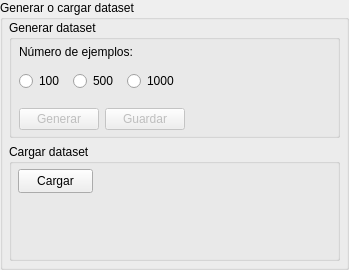
          <widget class="QGroupBox" name="groupBox_dataset">
           <property name="title">
            <string>Generar o cargar dataset</string>
           </property>
           <widget class="QWidget" name="verticalLayoutWidget_3">
            <property name="geometry">
             <rect>
              <x>9</x>
              <y>20</y>
              <width>331</width>
              <height>241</height>
             </rect>
            </property>
            <layout class="QVBoxLayout" name="verticalLayout_4">
             <item>
              <widget class="QGroupBox" name="groupBox_5">
               <property name="title">
                <string>Generar dataset</string>
               </property>
               <widget class="QWidget" name="verticalLayoutWidget_8">
                <property name="geometry">
                 <rect>
                  <x>10</x>
                  <y>20</y>
                  <width>271</width>
                  <height>97</height>
                 </rect>
                </property>
                <layout class="QVBoxLayout" name="verticalLayout_16">
                 <item>
                  <widget class="QLabel" name="label_gen_dataset1">
                   <property name="text">
                    <string>Número de ejemplos:</string>
                   </property>
                  </widget>
                 </item>
                 <item>
                  <layout class="QHBoxLayout" name="horizontalLayout_3">
                   <property name="spacing">
                    <number>0</number>
                   </property>
                   <property name="topMargin">
                    <number>0</number>
                   </property>
                   <item>
                    <widget class="QRadioButton" name="radioButton_100">
                     <property name="text">
                      <string>100</string>
                     </property>
                    </widget>
                   </item>
                   <item>
                    <widget class="QRadioButton" name="radioButton_500">
                     <property name="text">
                      <string>500</string>
                     </property>
                    </widget>
                   </item>
                   <item>
                    <widget class="QRadioButton" name="radioButton_1000">
                     <property name="text">
                      <string>1000</string>
                     </property>
                    </widget>
                   </item>
                   <item>
                    <widget class="QLabel" name="label_205">
                     <property name="text">
                      <string/>
                     </property>
                    </widget>
                   </item>
                   <item>
                    <widget class="QLabel" name="label_204">
                     <property name="text">
                      <string/>
                     </property>
                    </widget>
                   </item>
                  </layout>
                 </item>
                 <item>
                  <layout class="QHBoxLayout" name="horizontalLayout_4">
                   <property name="topMargin">
                    <number>9</number>
                   </property>
                   <property name="bottomMargin">
                    <number>7</number>
                   </property>
                   <item>
                    <widget class="QPushButton" name="pushButton_generar">
                     <property name="enabled">
                      <bool>false</bool>
                     </property>
                     <property name="toolTip">
                      <string>&lt;html&gt;&lt;head/&gt;&lt;body&gt;&lt;p&gt;Genera un dataset con el número de ejemplos seleccionado, junto con los conjuntos asociados&lt;/p&gt;&lt;/body&gt;&lt;/html&gt;</string>
                     </property>
                     <property name="text">
                      <string>Generar</string>
                     </property>
                    </widget>
                   </item>
                   <item>
                    <widget class="QPushButton" name="pushButton_guardar">
                     <property name="enabled">
                      <bool>false</bool>
                     </property>
                     <property name="toolTip">
                      <string>&lt;html&gt;&lt;head/&gt;&lt;body&gt;&lt;p&gt;Guarda el dataset generado como un archivo .txt en la misma ruta del ejecutable&lt;/p&gt;&lt;/body&gt;&lt;/html&gt;</string>
                     </property>
                     <property name="text">
                      <string>Guardar</string>
                     </property>
                    </widget>
                   </item>
                   <item>
                    <spacer name="horizontalSpacer_2">
                     <property name="orientation">
                      <enum>Qt::Horizontal</enum>
                     </property>
                     <property name="sizeHint" stdset="0">
                      <size>
                       <width>40</width>
                       <height>20</height>
                      </size>
                     </property>
                    </spacer>
                   </item>
                  </layout>
                 </item>
                </layout>
               </widget>
              </widget>
             </item>
             <item>
              <widget class="QGroupBox" name="groupBox_6">
               <property name="sizePolicy">
                <sizepolicy hsizetype="Preferred" vsizetype="Ignored">
                 <horstretch>0</horstretch>
                 <verstretch>0</verstretch>
                </sizepolicy>
               </property>
               <property name="title">
                <string>Cargar dataset</string>
               </property>
               <widget class="QPushButton" name="pushButton_cargar">
                <property name="geometry">
                 <rect>
                  <x>9</x>
                  <y>25</y>
                  <width>75</width>
                  <height>24</height>
                 </rect>
                </property>
                <property name="toolTip">
                 <string>&lt;html&gt;&lt;head/&gt;&lt;body&gt;&lt;p&gt;Carga un .txt de un dataset previamente guardado con esta aplicación, y crea los conjuntos asociados&lt;/p&gt;&lt;/body&gt;&lt;/html&gt;</string>
                </property>
                <property name="text">
                 <string>Cargar</string>
                </property>
               </widget>
              </widget>
             </item>
            </layout>
           </widget>
          </widget>
